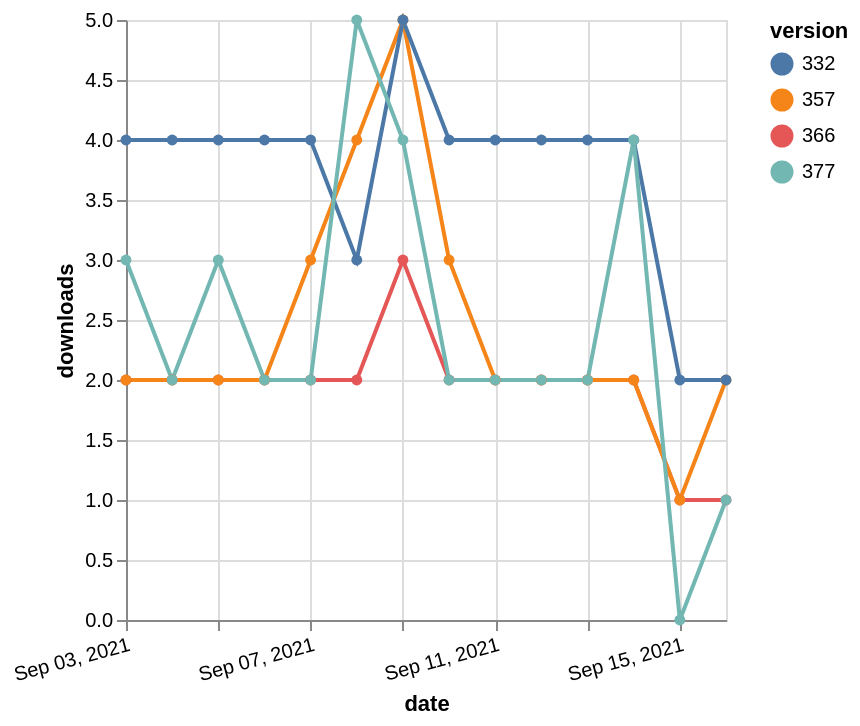

Write a Vega-Lite specification for this figure.
### Vega-Lite specification from a JSON file in a GitHub repository (floating-point values rounded to 4 significant figures)
{"$schema": "https://vega.github.io/schema/vega-lite/v5.json", "description": "A simple bar chart with embedded data.", "data": {"values": [{"date": "2021-09-03", "total": 2314, "delta": 2, "version": "366"}, {"date": "2021-09-04", "total": 2316, "delta": 2, "version": "366"}, {"date": "2021-09-05", "total": 2318, "delta": 2, "version": "366"}, {"date": "2021-09-06", "total": 2320, "delta": 2, "version": "366"}, {"date": "2021-09-07", "total": 2322, "delta": 2, "version": "366"}, {"date": "2021-09-08", "total": 2324, "delta": 2, "version": "366"}, {"date": "2021-09-09", "total": 2327, "delta": 3, "version": "366"}, {"date": "2021-09-10", "total": 2329, "delta": 2, "version": "366"}, {"date": "2021-09-11", "total": 2331, "delta": 2, "version": "366"}, {"date": "2021-09-12", "total": 2333, "delta": 2, "version": "366"}, {"date": "2021-09-13", "total": 2335, "delta": 2, "version": "366"}, {"date": "2021-09-14", "total": 2337, "delta": 2, "version": "366"}, {"date": "2021-09-15", "total": 2338, "delta": 1, "version": "366"}, {"date": "2021-09-16", "total": 2339, "delta": 1, "version": "366"}, {"date": "2021-09-03", "total": 2908, "delta": 2, "version": "357"}, {"date": "2021-09-04", "total": 2910, "delta": 2, "version": "357"}, {"date": "2021-09-05", "total": 2912, "delta": 2, "version": "357"}, {"date": "2021-09-06", "total": 2914, "delta": 2, "version": "357"}, {"date": "2021-09-07", "total": 2917, "delta": 3, "version": "357"}, {"date": "2021-09-08", "total": 2921, "delta": 4, "version": "357"}, {"date": "2021-09-09", "total": 2926, "delta": 5, "version": "357"}, {"date": "2021-09-10", "total": 2929, "delta": 3, "version": "357"}, {"date": "2021-09-11", "total": 2931, "delta": 2, "version": "357"}, {"date": "2021-09-12", "total": 2933, "delta": 2, "version": "357"}, {"date": "2021-09-13", "total": 2935, "delta": 2, "version": "357"}, {"date": "2021-09-14", "total": 2937, "delta": 2, "version": "357"}, {"date": "2021-09-15", "total": 2938, "delta": 1, "version": "357"}, {"date": "2021-09-16", "total": 2940, "delta": 2, "version": "357"}, {"date": "2021-09-03", "total": 4959, "delta": 4, "version": "332"}, {"date": "2021-09-04", "total": 4963, "delta": 4, "version": "332"}, {"date": "2021-09-05", "total": 4967, "delta": 4, "version": "332"}, {"date": "2021-09-06", "total": 4971, "delta": 4, "version": "332"}, {"date": "2021-09-07", "total": 4975, "delta": 4, "version": "332"}, {"date": "2021-09-08", "total": 4978, "delta": 3, "version": "332"}, {"date": "2021-09-09", "total": 4983, "delta": 5, "version": "332"}, {"date": "2021-09-10", "total": 4987, "delta": 4, "version": "332"}, {"date": "2021-09-11", "total": 4991, "delta": 4, "version": "332"}, {"date": "2021-09-12", "total": 4995, "delta": 4, "version": "332"}, {"date": "2021-09-13", "total": 4999, "delta": 4, "version": "332"}, {"date": "2021-09-14", "total": 5003, "delta": 4, "version": "332"}, {"date": "2021-09-15", "total": 5005, "delta": 2, "version": "332"}, {"date": "2021-09-16", "total": 5007, "delta": 2, "version": "332"}, {"date": "2021-09-03", "total": 2118, "delta": 3, "version": "377"}, {"date": "2021-09-04", "total": 2120, "delta": 2, "version": "377"}, {"date": "2021-09-05", "total": 2123, "delta": 3, "version": "377"}, {"date": "2021-09-06", "total": 2125, "delta": 2, "version": "377"}, {"date": "2021-09-07", "total": 2127, "delta": 2, "version": "377"}, {"date": "2021-09-08", "total": 2132, "delta": 5, "version": "377"}, {"date": "2021-09-09", "total": 2136, "delta": 4, "version": "377"}, {"date": "2021-09-10", "total": 2138, "delta": 2, "version": "377"}, {"date": "2021-09-11", "total": 2140, "delta": 2, "version": "377"}, {"date": "2021-09-12", "total": 2142, "delta": 2, "version": "377"}, {"date": "2021-09-13", "total": 2144, "delta": 2, "version": "377"}, {"date": "2021-09-14", "total": 2148, "delta": 4, "version": "377"}, {"date": "2021-09-15", "total": 2148, "delta": 0, "version": "377"}, {"date": "2021-09-16", "total": 2149, "delta": 1, "version": "377"}]}, "width": "container", "mark": {"type": "line", "point": {"filled": true}}, "encoding": {"x": {"field": "date", "type": "temporal", "timeUnit": "yearmonthdate", "title": "date", "axis": {"labelAngle": -15}}, "y": {"field": "delta", "type": "quantitative", "title": "downloads"}, "color": {"field": "version", "type": "nominal"}, "tooltip": {"field": "delta"}}}
